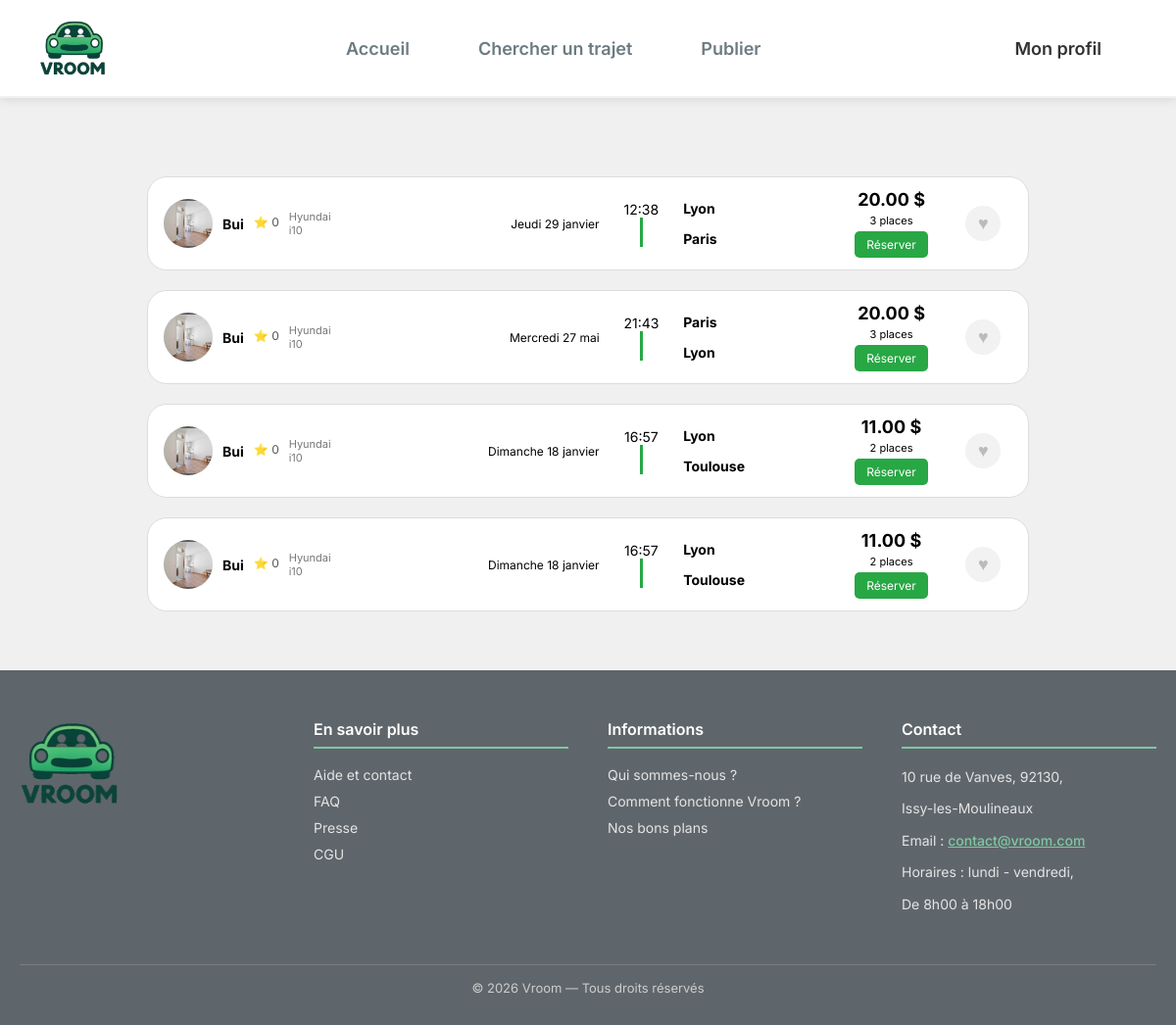
Page /index.php?page=mes_annonces (signed in) on the committed database.
### tables this page shows
CREATE TABLE `annonces` (
  `id` bigint(20) UNSIGNED NOT NULL,
  `id_conducteur` bigint(20) UNSIGNED NOT NULL,
  `date_depart` date NOT NULL,
  `heure_depart` time NOT NULL,
  `datetime_depart` datetime NOT NULL,
  `prix_par_personne` decimal(10,2) NOT NULL,
  `places_disponibles` int(11) NOT NULL,
  `description` text NOT NULL,
  `commentaires` text DEFAULT NULL,
  `id_ville_depart` bigint(20) UNSIGNED NOT NULL,
  `adresse_depart` varchar(255) NOT NULL,
  `id_ville_arrivee` bigint(20) UNSIGNED NOT NULL,
  `adresse_arrivee` varchar(255) NOT NULL,
  `statut` enum('active','complete','annulee','expiree') NOT NULL DEFAULT 'active',
  `date_creation` timestamp NOT NULL DEFAULT current_timestamp(),
  `heure_arrivee` time DEFAULT NULL,
  `date_arrivee` date DEFAULT NULL,
  `id_vehicule` bigint(20) UNSIGNED DEFAULT NULL
);

CREATE TABLE `documents_utilisateur` (
  `id` bigint(20) UNSIGNED NOT NULL,
  `id_utilisateur` bigint(20) UNSIGNED NOT NULL,
  `type_document` enum('piece_identite','permis','carte_grise','assurance','justificatif_domicile','avatar') NOT NULL,
  `nom_fichier` varchar(255) NOT NULL,
  `chemin_fichier` varchar(255) NOT NULL,
  `mime_type` varchar(100) NOT NULL,
  `taille_fichier` int(11) NOT NULL,
  `statut` enum('en_attente','valide','refuse') DEFAULT 'en_attente',
  `date_expiration` date DEFAULT NULL,
  `date_creation` timestamp NOT NULL DEFAULT current_timestamp()
);

CREATE TABLE `utilisateurs` (
  `id` bigint(20) UNSIGNED NOT NULL,
  `nom` varchar(255) NOT NULL,
  `prenom` varchar(255) NOT NULL,
  `email` varchar(255) DEFAULT NULL,
  `telephone` varchar(20) DEFAULT NULL,
  `avatar` varchar(255) DEFAULT NULL,
  `biographie` text DEFAULT NULL,
  `mot_de_passe` varchar(255) NOT NULL,
  `token_notification` varchar(255) DEFAULT NULL,
  `premiere_connexion` tinyint(1) NOT NULL DEFAULT 1,
  `try_token` int(11) NOT NULL DEFAULT 0,
  `remember_token` varchar(100) DEFAULT NULL,
  `date_creation` timestamp NOT NULL DEFAULT current_timestamp(),
  `date_mise_a_jour` timestamp NOT NULL DEFAULT current_timestamp() ON UPDATE current_timestamp(),
  `note` float DEFAULT 0,
  `photo_profil` varchar(255) DEFAULT NULL
);

CREATE TABLE `vehicules` (
  `id` bigint(20) UNSIGNED NOT NULL,
  `id_utilisateur` bigint(20) UNSIGNED NOT NULL,
  `marque` varchar(100) NOT NULL,
  `modele` varchar(100) NOT NULL,
  `annee` year(4) NOT NULL,
  `couleur` varchar(50) NOT NULL,
  `matricule` varchar(50) NOT NULL,
  `date_creation` timestamp NOT NULL DEFAULT current_timestamp()
);

CREATE TABLE `ville` (
  `id` bigint(20) UNSIGNED NOT NULL,
  `nom` varchar(255) NOT NULL,
  `latitude` decimal(10,6) NOT NULL,
  `longitude` decimal(10,6) NOT NULL
);

### Controleur/c_profil.php (called while the page is built, shortened)
<?php
require_once __DIR__ . '/../Modele/annonces.php';
class c_mes_annonces {
    public function afficher(): void {
        $annonces = Annonces::get_annonces_conducteur($_SESSION['user_id']);
        require __DIR__ . '/../Vue/head.php';
        require __DIR__ . '/../Vue/header.php';
        require __DIR__ . '/../Vue/pages/v_mes_annonces.php';
        require __DIR__ . '/../Vue/footer.php';
    }
}
?>

### Modele/annonces.php (called while the page is built, shortened)
<?php
class Annonces {
    public static function detail_trajet(int $id): ?array{
        $db = dbConnect();
        $sql = "
        SELECT
            a.id,
            a.date_depart,
            DATE_FORMAT(a.heure_depart, '%H:%i') AS heure_depart,
            a.prix_par_personne,
            a.places_disponibles,
            a.description,
            a.adresse_depart,
            a.adresse_arrivee,
            u.nom AS conducteur_nom,
            u.note AS conducteur_note,
            u.avatar,
            v.marque,
            v.modele,
            vd.nom AS ville_depart,
            va.nom AS ville_arrivee,
            d.chemin_fichier AS chemin_avatar
        FROM annonces a
        JOIN utilisateurs u ON a.id_conducteur = u.id
        LEFT JOIN documents_utilisateur d
            ON a.id_conducteur = d.id_utilisateur
            AND d.type_document = 'avatar'
        JOIN vehicules v ON a.id_vehicule = v.id
        JOIN ville vd ON a.id_ville_depart = vd.id
        JOIN ville va ON a.id_ville_arrivee = va.id
        WHERE a.id = :id
        ";
        $stmt = $db->prepare($sql);
        $stmt->execute(['id' => $id]);
        $annonce = $stmt->fetch(PDO::FETCH_ASSOC);
        return $annonce ?: null;
    }
  public static function get_annonces_conducteur(int $id_conducteur): ?array {
    $trajets = [];
    $db = dbConnect();
    $stmt = $db->prepare(
        "SELECT * FROM annonces WHERE id_conducteur = :id_conducteur"
    );
    $stmt->execute([
        ':id_conducteur' => $id_conducteur
    ]);
    while ($row = $stmt->fetch(PDO::FETCH_ASSOC)) {
        $trajets[] = [
            "id" => (int) $row["id"],
        ];
    }
    return $trajets;
    }
}
?>

### Ressources/PHP/date_en_fr.php (called while the page is built, shortened)
<?php
function formatDateFr(string $date): string
{
    if (class_exists('IntlDateFormatter')) {
        $formatter = new IntlDateFormatter(
            'fr_FR',
            IntlDateFormatter::FULL,
            IntlDateFormatter::NONE,
            'Europe/Paris',
            IntlDateFormatter::GREGORIAN,
            'EEEE d MMMM'
        );
        return ucfirst($formatter->format(strtotime($date)));
    }
    $jours = [
        'Sunday' => 'Dimanche',
        'Monday' => 'Lundi',
        'Tuesday' => 'Mardi',
        'Wednesday' => 'Mercredi',
        'Thursday' => 'Jeudi',
        'Friday' => 'Vendredi',
        'Saturday' => 'Samedi'
    ];
    $mois = [
        'January' => 'janvier',
        'February' => 'février',
        'March' => 'mars',
        'April' => 'avril',
        'May' => 'mai',
        'June' => 'juin',
        'July' => 'juillet',
        'August' => 'août',
        'September' => 'septembre',
        'October' => 'octobre',
        'November' => 'novembre',
        'December' => 'décembre'
    ];
    $dateObj = new DateTime($date);
    return $jours[$dateObj->format('l')]
        . ' '
        . $dateObj->format('d')
        . ' '
        . $mois[$dateObj->format('F')];
}
?>

### Vue/pages/v_mes_annonces.php (the view, shortened to what this page needs)
<body>
    <section class="trajets-container">
            <?php if (!empty($annonces)): ?>
                <?php foreach ($annonces as $annonce):
                    $trajet = Annonces::detail_trajet((int)$annonce['id']);
                    if (!$trajet) continue;
                ?>
                    <div class="trajet-ligne">
                        <div class="col-driver">
                            <div class="avatar">
                                <?php if (!empty($trajet["chemin_avatar"])): ?>
                                    <img src="<?= htmlspecialchars($trajet["chemin_avatar"]) ?>" alt="Avatar">
                                <?php else: ?>
                                    <img src="Ressources/Image/person_icon.png" alt="Avatar par défaut">
                                <?php endif; ?>
                            </div>
                            <div class="driver-name"><?= htmlspecialchars($trajet["conducteur_nom"] ?? '') ?></div>
                            <div class="driver-stars">⭐ <?= htmlspecialchars($trajet["conducteur_note"] ?? 0) ?></div>
                            <div class="driver-details">
                                <p><?= htmlspecialchars($trajet["marque"] ?? '') ?></p>
                                <p><?= htmlspecialchars($trajet["modele"] ?? '') ?></p>
                            </div>
                        </div>
                        <div class='col-date'>
                            <div class="date-trajet">
                                <?= htmlspecialchars(formatDateFr($trajet['date_depart'])) ?>
                            </div>
                        </div>
                        <div class="col-horaires">
                            <div class="time-block">
                                <span class="heure"><?= htmlspecialchars($trajet["heure_depart"]) ?></span>
                            </div>
                            <div >
                                <div class="bar"></div>
                            </div>
                        </div>
                        <div class="col-villes">
                            <div class="ville">
                                <h4><?= htmlspecialchars($trajet["ville_depart"] ?? '') ?></h4>
                            </div>
                            <div class="ville">
                                <h4><?= htmlspecialchars($trajet["ville_arrivee"] ?? '') ?></h4>
                            </div>
                        </div>
                        <div class="col-prix">
                            <div class="prix"><?= htmlspecialchars($trajet["prix_par_personne"] ?? '') ?> $</div>
                            <div class="prix-info"><?= htmlspecialchars($trajet["places_disponibles"] ?? '')?> places</div>
                            <button class="btn-reserver"
                                onclick="window.location.href='index.php?page=detail_trajet&id=<?= htmlspecialchars($trajet['id']) ?>'">
                                Réserver
                            </button>
                        </div>
                        <?php if (isset($_SESSION['user_id'])): ?>
                            <div class="col-favori">
                                <button class="btn-favori" action="index.php?page=recherche_trajetdata&action=favoris&id_favori="<?= $trajet['id'] ?>>♥</button>
                            </div>
                        <?php endif; ?>
                    </div>
                <?php endforeach; ?>
            <?php else: ?>
                <p>Aucun trajet trouvé</p>
            <?php endif; ?>
    </section>
</body>

### Ressources/CSS/commun.css (style rules this page uses)
:root { --couleurVerte: #28a745; --couleurVerteFonce: #1f7e36; --texteGris: #6d7c82; --titreNoir: #222; --fondClair: #ffffff; --ombre: rgba(0,0,0,0.10); --ombreHover: rgba(0,0,0,0.18); }
* { font-family: 'Inter', sans-serif; box-sizing: border-box; padding: 0; margin: 0; }
body { background-color: #f0f0f0; align-items: center; justify-content: center; display: flex; flex-direction: column; gap : 30px; }

### Ressources/Css/header.css (style rules this page uses)
:root { --couleurVerte: #28a745; --couleurVerteFonce: #1f7e36; --texteGris: #6d7c82; --titreNoir: #222; --fondClair: #ffffff; --ombre: rgba(0,0,0,0.10); --ombreHover: rgba(0,0,0,0.18); }
* { margin: 0; padding: 0; box-sizing: border-box; }

### Ressources/CSS/mes_annonces.css (style rules this page uses)
.trajets-container { max-width: 800px; margin: auto; display: flex; flex-direction: column; align-items: center; gap: 20px; padding-bottom: 30px; padding-top:50px; }
.trajet-ligne { display: flex; align-items: center; justify-content: space-between; padding: 12px 16px; border-radius: 20px; border: 1px solid #ddd; background: #fff; width: 900px; }
.col-driver { display: flex; align-items: center; gap: 10px; width: 300px; }
.avatar { width: 50px; height: 50px; border-radius: 50%; background: #eaeaea; font-size: 18px; display: flex; align-items: center; justify-content: center; }
.avatar img { width: 100%; height: 100%; border-radius: 50%; object-fit: cover; }
.driver-name { font-weight: 700; font-size: 14px; }
.driver-stars { font-size: 12px; color: #555; margin-bottom: 3px; }
.driver-details p { font-size: 11px; color: #777; }
.col-date { width: 150px; font-size: 12px; display: flex; flex-direction: column; align-items:flex-end; }
.col-horaires { width: 10%; display: flex; flex-direction: column; align-items: center; }
.time-block { gap: 4px; font-size: 14px; }
.bar { width: 3px; height: 30px; background: #28a745; }
.col-villes { width: 150px; display: flex; flex-direction: column; gap: 14px; }
.ville h4 { font-size: 14px; }
.col-prix { width: 15%; display: flex; flex-direction: column; align-items: center; gap: 4px; }
.prix { font-size: 18px; font-weight: 700; }
.prix-info { font-size: 11px; }
.btn-reserver { background: #28a745; color: white; padding: 6px 12px; border: none; border-radius: 5px; cursor: pointer; font-size: 12px; }
.col-favori { width: 60px; display: flex; align-items: center; justify-content: center; }
.btn-favori { align-self: flex-end; background: #f2f2f2; border: none; width: 36px; height: 36px; border-radius: 50%; font-size: 18px; cursor: pointer; color: #bbb; transition: all 0.2s ease; display: flex; align-items: center; justify-content: center; }

### rows in the picture
annonces: documents_utilisateur.chemin_fichier (picture), utilisateurs.nom "Bui", utilisateurs.note "0", id_vehicule.marque "Hyundai", id_vehicule.modele "i10", date_depart "Jeudi 29 janvier", heure_depart "12:38", ville.nom "Lyon", ville.nom "Paris", prix_par_personne "20.00", places_disponibles "3"
annonces: documents_utilisateur.chemin_fichier (picture), utilisateurs.nom "Bui", utilisateurs.note "0", id_vehicule.marque "Hyundai", id_vehicule.modele "i10", date_depart "Mercredi 27 mai", heure_depart "21:43", ville.nom "Paris", ville.nom "Lyon", prix_par_personne "20.00", places_disponibles "3"
annonces: documents_utilisateur.chemin_fichier (picture), utilisateurs.nom "Bui", utilisateurs.note "0", id_vehicule.marque "Hyundai", id_vehicule.modele "i10", date_depart "Dimanche 18 janvier", heure_depart "16:57", ville.nom "Lyon", ville.nom "Toulouse", prix_par_personne "11.00", places_disponibles "2"
annonces: documents_utilisateur.chemin_fichier (picture), utilisateurs.nom "Bui", utilisateurs.note "0", id_vehicule.marque "Hyundai", id_vehicule.modele "i10", date_depart "Dimanche 18 janvier", heure_depart "16:57", ville.nom "Lyon", ville.nom "Toulouse", prix_par_personne "11.00", places_disponibles "2"
